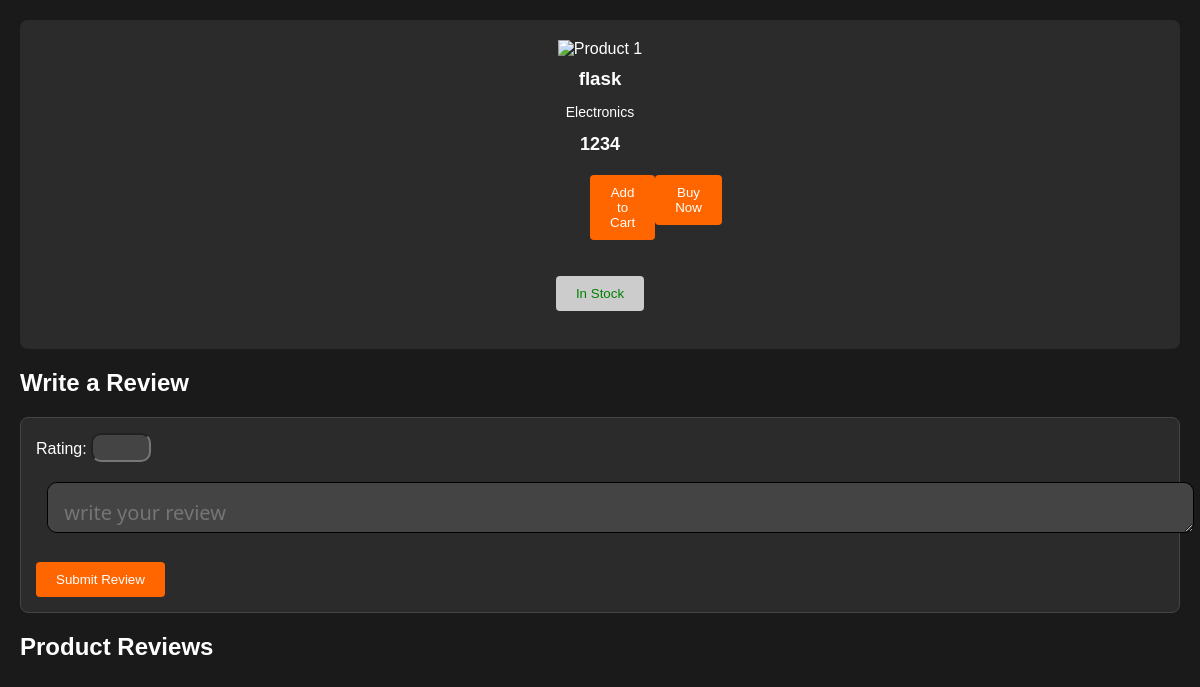
The app's page /info/5, older data.
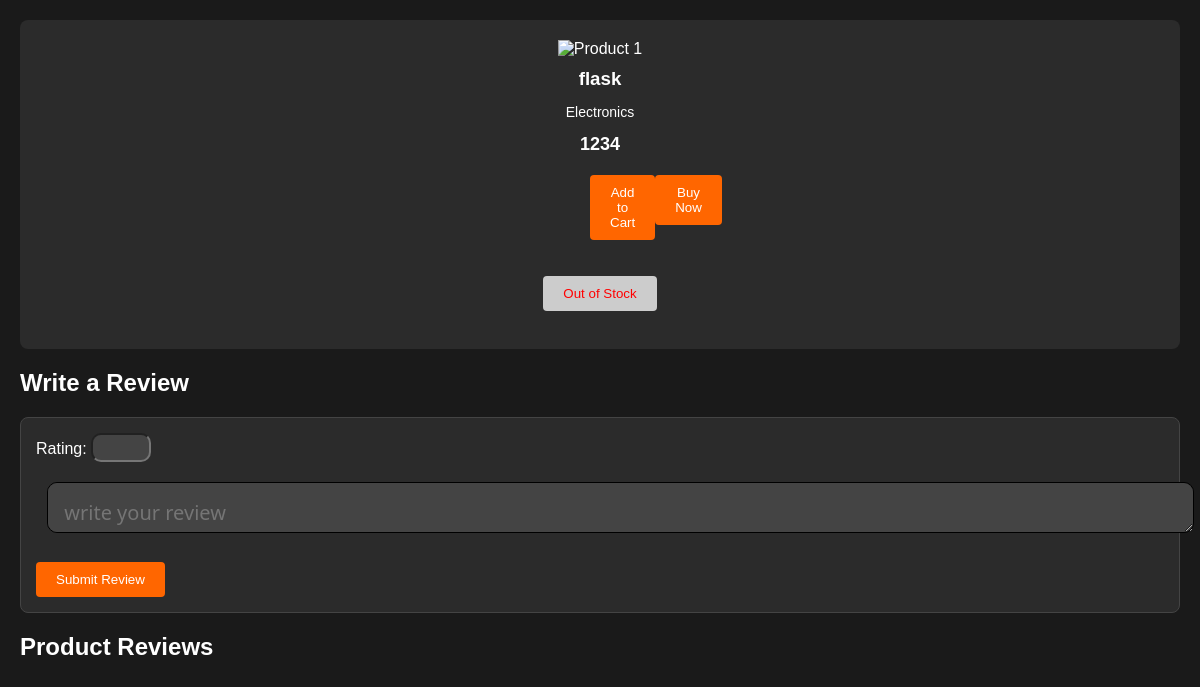
The same page, newer data.
### base/views.py (the view)
# urls.py: path('info/<str:pk>',views.product_info,name='info'),
def product_info(request, pk):
    count = 0
    obj = product.objects.get(id=pk)  # Use the correct Product model
    current_datetime = timezone.now()
    print(current_datetime)
    print(product.created_at, "***********************************")
    two_days_later = current_datetime + datetime.timedelta(days=2)
    if obj.created_at > two_days_later:  # Use obj.created_at to access the creation date
        count = 1
    context = {'J': obj, "count": count}
    return render(request, 'PRODUCT-INFO.html', context)

### base/models.py (called while the page is built)
    def __str__(self) -> str:
        return self.name

### Templates/PRODUCT-INFO.html (shortened to what this page needs)
<!DOCTYPE html>
<html lang="en">
<head>
</head>
<body>
    <main>
        <section class="product-display">
            <div class="product-card">
                <img src="product1.jpg" alt="Product 1">
                <h3>{{J.name}}</h3>
                <p>{{J.type}}</p>
                <span class="price">{{J.price}}</span>
            <div class="button-container">
                <form action="{% url 'add_item' J.id %}" method="POST">
                    <button type="submit" class="btn">Add to Cart</button>
                </form>
                <a href="{% url 'buy_item' J.id %}"><button type="submit" class="btn">Buy Now</button></a>
            </div>
                <br>
                <br>
                {% if J.for_sale == 0 %}
            <button class="out-of-sale-btn" disabled>Out of Stock</button>
            <br>
            <br>
            {% else %}
            <button class="in-sale-btn" disabled>In Stock </button>
            <br>
            <br>
            {% endif %}
            </div>
        </section>
    <h2>Write a Review</h2>
    <div class = "review">
    <form action = "{% url 'review' J.id %}" method ="POST">
        <label for="rating">Rating:</label>
        <input type="number" id="rating" name="rating" min="1" max="5" required><br>
        <textarea id="review" name="review" rows="4"placeholder="write your review" required></textarea>
        <button type="submit" class="btns">Submit Review</button>
    </form>
</div>
    <h2>Product Reviews</h2>
    </main>
</body>
</html>

Row changes from the older to the newer data that the page shows:
changed product "flask": for_sale 1 → 0 (drawn)
Text that changed along with them:
text no longer shown: "In Stock"
text now shown: "Out of Stock"
